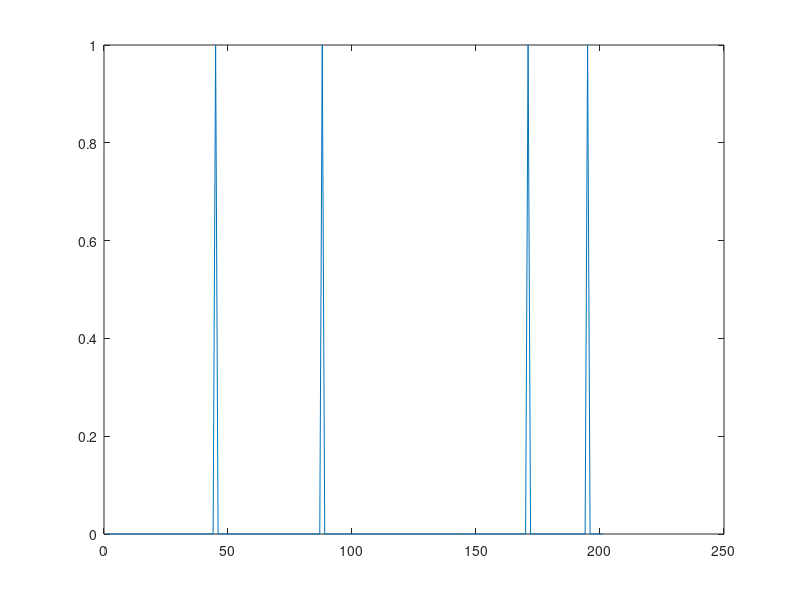

This chart was generated by the following MATLAB code: (Note: this script raises an error after producing the figure.)
clear all
close all

% W=6000 bin singal divided into L=500 subbands of bandwidth B=12 bins
% (n.b. all in Fourier domain).

W=600; %bandwidth of spectrum
L=201; %number of sub-bands
L0 = (L-1)/2; %re-labelling via shift
J = 50; %number of nodes
B=W/L; %bandwidth per subband
K = 0.02*L; % sparsity

positions = randi(L,[1,K]);%generate random spikes for signal

s = zeros(1,L);
s(positions) = 1;
figure
plot(s)

% fs = fft(s);
% figure
% plot(abs(fs))
% % figure
% % plot(imag(fs))

%Secondary User system

h = sqrt(1/2)*(randn(1,L)+1j*randn(1,L));
h = fftshift(h);
H = diag(h);

noise = 0.1*randn(1,J);
epsilon = 0.5;
%x = reshape(signal,num_subands,[]);%should be L long

%construct the A matrix
S = randsrc(J,L);
theta = exp(-1i*2*pi/L);
F = theta.^([0:L-1]'*[-L0:L0]);
np = 1:L0;
nn = (-L0):1:-1;
% This is for digital input only. Note that when R -> infinity,
% D then coincides with that of the paper
dn = [   (1-theta.^nn)./(1-theta.^(nn))/(L)      1/L    (1-theta.^np)./(1-theta.^(np))/(L)];
D = diag(dn);
A = S*abs(H)
A= conj(A);

y = A*s';%+ noise';

%[~,p] = chol(A*A');

x0 = A'*y;

[s history] = basis_pursuit(A,y,1.0,1.0)

figure
plot(real(s))
